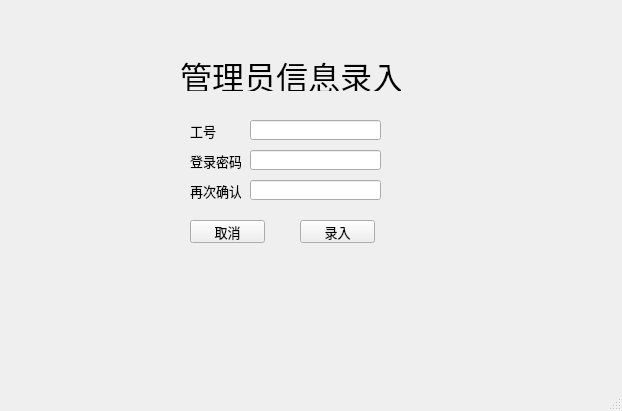
<?xml version="1.0" encoding="UTF-8"?>
<ui version="4.0">
 <class>admin_register</class>
 <widget class="QMainWindow" name="admin_register">
  <property name="geometry">
   <rect>
    <x>0</x>
    <y>0</y>
    <width>622</width>
    <height>411</height>
   </rect>
  </property>
  <property name="windowTitle">
   <string>MainWindow</string>
  </property>
  <widget class="QWidget" name="centralwidget">
   <widget class="QLabel" name="label">
    <property name="geometry">
     <rect>
      <x>180</x>
      <y>60</y>
      <width>221</width>
      <height>31</height>
     </rect>
    </property>
    <property name="font">
     <font>
      <pointsize>24</pointsize>
     </font>
    </property>
    <property name="text">
     <string>管理员信息录入</string>
    </property>
   </widget>
   <widget class="QLineEdit" name="lineEdit_password">
    <property name="geometry">
     <rect>
      <x>250</x>
      <y>150</y>
      <width>131</width>
      <height>20</height>
     </rect>
    </property>
    <property name="text">
     <string/>
    </property>
   </widget>
   <widget class="QLabel" name="label_19">
    <property name="geometry">
     <rect>
      <x>190</x>
      <y>120</y>
      <width>51</width>
      <height>21</height>
     </rect>
    </property>
    <property name="font">
     <font>
      <pointsize>10</pointsize>
     </font>
    </property>
    <property name="text">
     <string>工号</string>
    </property>
   </widget>
   <widget class="QLabel" name="label_15">
    <property name="geometry">
     <rect>
      <x>190</x>
      <y>150</y>
      <width>51</width>
      <height>21</height>
     </rect>
    </property>
    <property name="font">
     <font>
      <pointsize>10</pointsize>
     </font>
    </property>
    <property name="text">
     <string>登录密码</string>
    </property>
   </widget>
   <widget class="QPushButton" name="cancel">
    <property name="geometry">
     <rect>
      <x>190</x>
      <y>220</y>
      <width>75</width>
      <height>23</height>
     </rect>
    </property>
    <property name="font">
     <font>
      <pointsize>10</pointsize>
     </font>
    </property>
    <property name="text">
     <string>取消</string>
    </property>
   </widget>
   <widget class="QLabel" name="label_14">
    <property name="geometry">
     <rect>
      <x>190</x>
      <y>180</y>
      <width>51</width>
      <height>21</height>
     </rect>
    </property>
    <property name="font">
     <font>
      <pointsize>10</pointsize>
     </font>
    </property>
    <property name="text">
     <string>再次确认</string>
    </property>
   </widget>
   <widget class="QLineEdit" name="lineEdit_password1">
    <property name="geometry">
     <rect>
      <x>250</x>
      <y>180</y>
      <width>131</width>
      <height>20</height>
     </rect>
    </property>
    <property name="text">
     <string/>
    </property>
   </widget>
   <widget class="QLineEdit" name="lineEdit_num">
    <property name="geometry">
     <rect>
      <x>250</x>
      <y>120</y>
      <width>131</width>
      <height>20</height>
     </rect>
    </property>
    <property name="text">
     <string/>
    </property>
   </widget>
   <widget class="QPushButton" name="register_2">
    <property name="geometry">
     <rect>
      <x>300</x>
      <y>220</y>
      <width>75</width>
      <height>23</height>
     </rect>
    </property>
    <property name="font">
     <font>
      <pointsize>10</pointsize>
     </font>
    </property>
    <property name="text">
     <string>录入</string>
    </property>
    <property name="checkable">
     <bool>true</bool>
    </property>
   </widget>
  </widget>
  <widget class="QMenuBar" name="menubar">
   <property name="geometry">
    <rect>
     <x>0</x>
     <y>0</y>
     <width>622</width>
     <height>22</height>
    </rect>
   </property>
  </widget>
  <widget class="QStatusBar" name="statusbar"/>
 </widget>
 <resources/>
 <connections/>
</ui>
